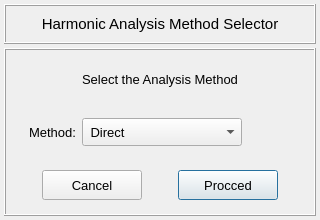
<?xml version="1.0" encoding="UTF-8"?>
<ui version="4.0">
 <class>Dialog</class>
 <widget class="QDialog" name="Dialog">
  <property name="windowModality">
   <enum>Qt::NonModal</enum>
  </property>
  <property name="geometry">
   <rect>
    <x>0</x>
    <y>0</y>
    <width>320</width>
    <height>220</height>
   </rect>
  </property>
  <property name="sizePolicy">
   <sizepolicy hsizetype="Fixed" vsizetype="Fixed">
    <horstretch>0</horstretch>
    <verstretch>0</verstretch>
   </sizepolicy>
  </property>
  <property name="minimumSize">
   <size>
    <width>320</width>
    <height>220</height>
   </size>
  </property>
  <property name="maximumSize">
   <size>
    <width>320</width>
    <height>220</height>
   </size>
  </property>
  <property name="contextMenuPolicy">
   <enum>Qt::DefaultContextMenu</enum>
  </property>
  <property name="windowTitle">
   <string>Harmonic analysis: method selection</string>
  </property>
  <property name="windowIcon">
   <iconset>
    <normaloff>../../../../../../Downloads/load - Copia.png</normaloff>../../../../../../Downloads/load - Copia.png</iconset>
  </property>
  <property name="whatsThis">
   <string/>
  </property>
  <layout class="QGridLayout" name="gridLayout">
   <property name="leftMargin">
    <number>4</number>
   </property>
   <property name="topMargin">
    <number>4</number>
   </property>
   <property name="rightMargin">
    <number>4</number>
   </property>
   <property name="bottomMargin">
    <number>4</number>
   </property>
   <property name="spacing">
    <number>4</number>
   </property>
   <item row="0" column="0">
    <widget class="QFrame" name="frame">
     <property name="minimumSize">
      <size>
       <width>0</width>
       <height>40</height>
      </size>
     </property>
     <property name="maximumSize">
      <size>
       <width>16777215</width>
       <height>40</height>
      </size>
     </property>
     <property name="font">
      <font>
       <family>Arial</family>
       <pointsize>12</pointsize>
       <weight>75</weight>
       <bold>true</bold>
      </font>
     </property>
     <property name="frameShape">
      <enum>QFrame::Box</enum>
     </property>
     <property name="frameShadow">
      <enum>QFrame::Raised</enum>
     </property>
     <property name="lineWidth">
      <number>1</number>
     </property>
     <layout class="QGridLayout" name="gridLayout_2">
      <property name="leftMargin">
       <number>2</number>
      </property>
      <property name="topMargin">
       <number>2</number>
      </property>
      <property name="rightMargin">
       <number>2</number>
      </property>
      <property name="bottomMargin">
       <number>2</number>
      </property>
      <property name="spacing">
       <number>2</number>
      </property>
      <item row="0" column="0">
       <widget class="QLabel" name="label_title">
        <property name="font">
         <font>
          <family>MS Shell Dlg 2</family>
          <pointsize>11</pointsize>
          <weight>50</weight>
          <italic>false</italic>
          <bold>false</bold>
         </font>
        </property>
        <property name="text">
         <string>Harmonic Analysis Method Selector</string>
        </property>
        <property name="textFormat">
         <enum>Qt::AutoText</enum>
        </property>
        <property name="alignment">
         <set>Qt::AlignCenter</set>
        </property>
       </widget>
      </item>
     </layout>
    </widget>
   </item>
   <item row="1" column="0">
    <widget class="QFrame" name="frame_2">
     <property name="font">
      <font>
       <family>Arial</family>
       <pointsize>12</pointsize>
       <weight>75</weight>
       <bold>true</bold>
      </font>
     </property>
     <property name="frameShape">
      <enum>QFrame::Box</enum>
     </property>
     <property name="frameShadow">
      <enum>QFrame::Raised</enum>
     </property>
     <layout class="QGridLayout" name="gridLayout_6">
      <property name="leftMargin">
       <number>0</number>
      </property>
      <property name="topMargin">
       <number>0</number>
      </property>
      <property name="rightMargin">
       <number>0</number>
      </property>
      <property name="bottomMargin">
       <number>0</number>
      </property>
      <property name="verticalSpacing">
       <number>0</number>
      </property>
      <item row="0" column="0">
       <widget class="QFrame" name="frame_analysis">
        <property name="minimumSize">
         <size>
          <width>0</width>
          <height>48</height>
         </size>
        </property>
        <property name="maximumSize">
         <size>
          <width>1000</width>
          <height>48</height>
         </size>
        </property>
        <property name="frameShape">
         <enum>QFrame::NoFrame</enum>
        </property>
        <property name="frameShadow">
         <enum>QFrame::Raised</enum>
        </property>
        <layout class="QGridLayout" name="gridLayout_3">
         <property name="leftMargin">
          <number>4</number>
         </property>
         <property name="topMargin">
          <number>4</number>
         </property>
         <property name="rightMargin">
          <number>4</number>
         </property>
         <property name="bottomMargin">
          <number>4</number>
         </property>
         <item row="0" column="1">
          <widget class="QLabel" name="label_method">
           <property name="minimumSize">
            <size>
             <width>0</width>
             <height>30</height>
            </size>
           </property>
           <property name="maximumSize">
            <size>
             <width>180</width>
             <height>30</height>
            </size>
           </property>
           <property name="font">
            <font>
             <family>MS Shell Dlg 2</family>
             <pointsize>10</pointsize>
             <weight>50</weight>
             <italic>false</italic>
             <bold>false</bold>
            </font>
           </property>
           <property name="frameShape">
            <enum>QFrame::NoFrame</enum>
           </property>
           <property name="frameShadow">
            <enum>QFrame::Plain</enum>
           </property>
           <property name="text">
            <string>Select the Analysis Method</string>
           </property>
           <property name="textFormat">
            <enum>Qt::AutoText</enum>
           </property>
           <property name="alignment">
            <set>Qt::AlignCenter</set>
           </property>
          </widget>
         </item>
         <item row="0" column="2">
          <spacer name="horizontalSpacer">
           <property name="orientation">
            <enum>Qt::Horizontal</enum>
           </property>
           <property name="sizeHint" stdset="0">
            <size>
             <width>40</width>
             <height>20</height>
            </size>
           </property>
          </spacer>
         </item>
         <item row="0" column="0">
          <spacer name="horizontalSpacer_2">
           <property name="orientation">
            <enum>Qt::Horizontal</enum>
           </property>
           <property name="sizeHint" stdset="0">
            <size>
             <width>40</width>
             <height>20</height>
            </size>
           </property>
          </spacer>
         </item>
        </layout>
       </widget>
      </item>
      <item row="1" column="0">
       <widget class="QFrame" name="frame_4">
        <property name="minimumSize">
         <size>
          <width>0</width>
          <height>48</height>
         </size>
        </property>
        <property name="maximumSize">
         <size>
          <width>1000</width>
          <height>48</height>
         </size>
        </property>
        <property name="frameShape">
         <enum>QFrame::NoFrame</enum>
        </property>
        <property name="frameShadow">
         <enum>QFrame::Raised</enum>
        </property>
        <layout class="QGridLayout" name="gridLayout_5">
         <property name="leftMargin">
          <number>0</number>
         </property>
         <property name="topMargin">
          <number>0</number>
         </property>
         <property name="rightMargin">
          <number>0</number>
         </property>
         <property name="bottomMargin">
          <number>0</number>
         </property>
         <item row="0" column="2">
          <widget class="QComboBox" name="comboBox_method">
           <property name="minimumSize">
            <size>
             <width>160</width>
             <height>28</height>
            </size>
           </property>
           <property name="maximumSize">
            <size>
             <width>160</width>
             <height>28</height>
            </size>
           </property>
           <property name="font">
            <font>
             <family>MS Shell Dlg 2</family>
             <pointsize>10</pointsize>
             <weight>50</weight>
             <italic>false</italic>
             <bold>false</bold>
            </font>
           </property>
           <property name="toolTip">
            <string>&lt;html&gt;&lt;head/&gt;&lt;body&gt;&lt;p align=&quot;center&quot;&gt;Select the analysis method&lt;/p&gt;&lt;/body&gt;&lt;/html&gt;</string>
           </property>
           <property name="insertPolicy">
            <enum>QComboBox::NoInsert</enum>
           </property>
           <item>
            <property name="text">
             <string> Direct</string>
            </property>
           </item>
           <item>
            <property name="text">
             <string>Mode Superposition</string>
            </property>
           </item>
          </widget>
         </item>
         <item row="0" column="1">
          <widget class="QLabel" name="label_2">
           <property name="minimumSize">
            <size>
             <width>52</width>
             <height>28</height>
            </size>
           </property>
           <property name="maximumSize">
            <size>
             <width>52</width>
             <height>28</height>
            </size>
           </property>
           <property name="font">
            <font>
             <family>MS Shell Dlg 2</family>
             <pointsize>10</pointsize>
             <weight>50</weight>
             <bold>false</bold>
            </font>
           </property>
           <property name="text">
            <string>Method:</string>
           </property>
           <property name="alignment">
            <set>Qt::AlignRight|Qt::AlignTrailing|Qt::AlignVCenter</set>
           </property>
          </widget>
         </item>
         <item row="0" column="0">
          <spacer name="horizontalSpacer_4">
           <property name="orientation">
            <enum>Qt::Horizontal</enum>
           </property>
           <property name="sizeHint" stdset="0">
            <size>
             <width>40</width>
             <height>20</height>
            </size>
           </property>
          </spacer>
         </item>
         <item row="0" column="4">
          <spacer name="horizontalSpacer_3">
           <property name="orientation">
            <enum>Qt::Horizontal</enum>
           </property>
           <property name="sizeHint" stdset="0">
            <size>
             <width>40</width>
             <height>20</height>
            </size>
           </property>
          </spacer>
         </item>
         <item row="0" column="3">
          <widget class="QFrame" name="frame_6">
           <property name="minimumSize">
            <size>
             <width>48</width>
             <height>0</height>
            </size>
           </property>
           <property name="maximumSize">
            <size>
             <width>48</width>
             <height>16777215</height>
            </size>
           </property>
           <property name="frameShape">
            <enum>QFrame::NoFrame</enum>
           </property>
           <property name="frameShadow">
            <enum>QFrame::Raised</enum>
           </property>
          </widget>
         </item>
        </layout>
       </widget>
      </item>
      <item row="2" column="0">
       <widget class="QFrame" name="frame_button">
        <property name="minimumSize">
         <size>
          <width>0</width>
          <height>48</height>
         </size>
        </property>
        <property name="maximumSize">
         <size>
          <width>1000</width>
          <height>48</height>
         </size>
        </property>
        <property name="frameShape">
         <enum>QFrame::NoFrame</enum>
        </property>
        <property name="frameShadow">
         <enum>QFrame::Raised</enum>
        </property>
        <layout class="QGridLayout" name="gridLayout_4">
         <property name="leftMargin">
          <number>0</number>
         </property>
         <property name="topMargin">
          <number>0</number>
         </property>
         <property name="rightMargin">
          <number>0</number>
         </property>
         <property name="bottomMargin">
          <number>0</number>
         </property>
         <property name="spacing">
          <number>0</number>
         </property>
         <item row="0" column="1">
          <widget class="QPushButton" name="pushButton_proceed">
           <property name="minimumSize">
            <size>
             <width>100</width>
             <height>30</height>
            </size>
           </property>
           <property name="maximumSize">
            <size>
             <width>100</width>
             <height>30</height>
            </size>
           </property>
           <property name="font">
            <font>
             <family>MS Shell Dlg 2</family>
             <pointsize>10</pointsize>
             <weight>50</weight>
             <italic>false</italic>
             <bold>false</bold>
            </font>
           </property>
           <property name="toolTip">
            <string>&lt;html&gt;&lt;head/&gt;&lt;body&gt;&lt;p&gt;Go to the analysis setup&lt;/p&gt;&lt;/body&gt;&lt;/html&gt;</string>
           </property>
           <property name="styleSheet">
            <string notr="true"/>
           </property>
           <property name="text">
            <string>Procced</string>
           </property>
          </widget>
         </item>
         <item row="0" column="0">
          <widget class="QPushButton" name="pushButton_cancel">
           <property name="minimumSize">
            <size>
             <width>100</width>
             <height>30</height>
            </size>
           </property>
           <property name="maximumSize">
            <size>
             <width>100</width>
             <height>30</height>
            </size>
           </property>
           <property name="font">
            <font>
             <family>MS Shell Dlg 2</family>
             <pointsize>10</pointsize>
             <weight>50</weight>
             <italic>false</italic>
             <bold>false</bold>
            </font>
           </property>
           <property name="toolTip">
            <string>&lt;html&gt;&lt;head/&gt;&lt;body&gt;&lt;p&gt;Go to the analysis setup&lt;/p&gt;&lt;/body&gt;&lt;/html&gt;</string>
           </property>
           <property name="styleSheet">
            <string notr="true"/>
           </property>
           <property name="text">
            <string>Cancel</string>
           </property>
          </widget>
         </item>
        </layout>
       </widget>
      </item>
     </layout>
    </widget>
   </item>
  </layout>
 </widget>
 <resources/>
 <connections/>
</ui>
